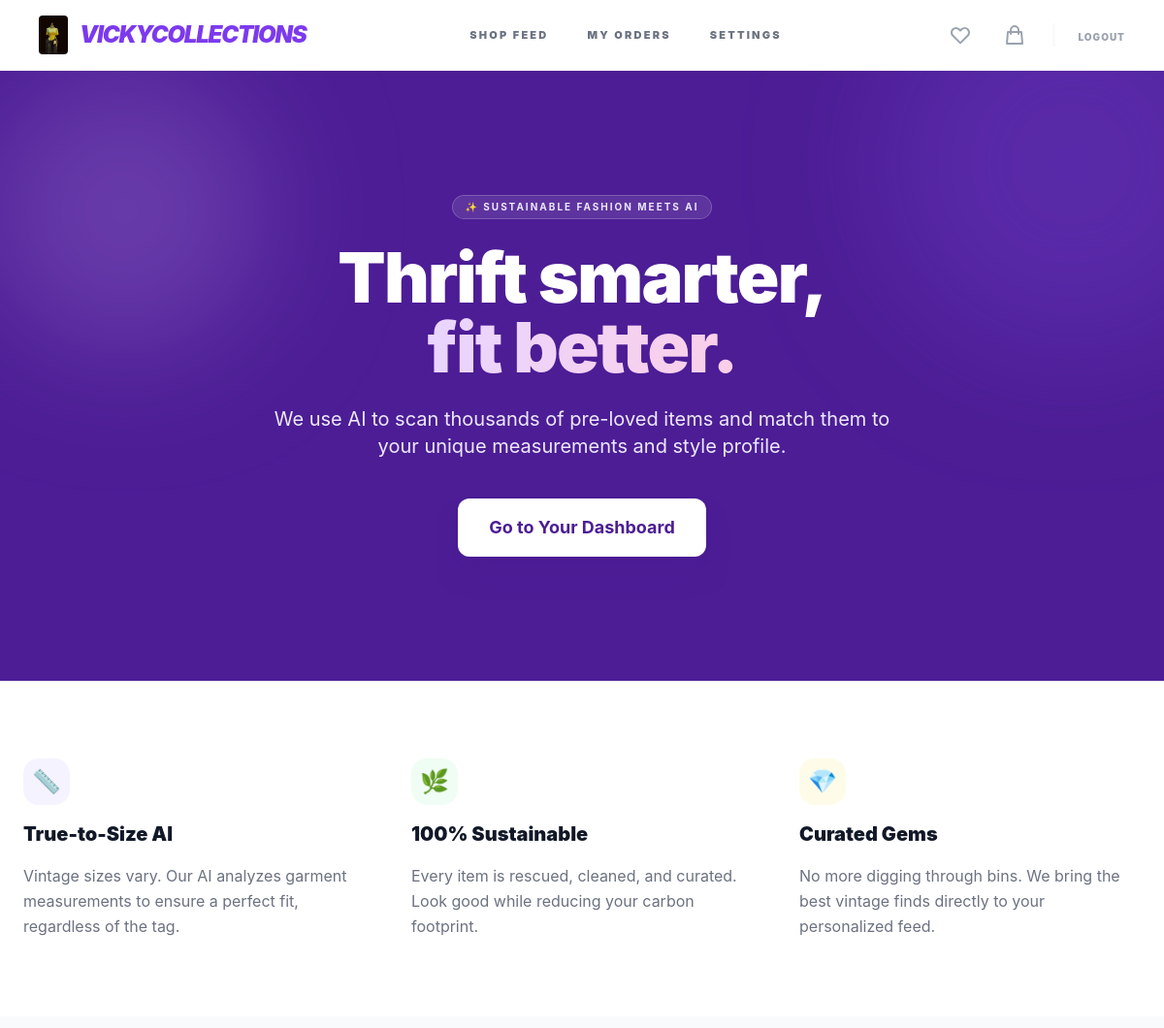
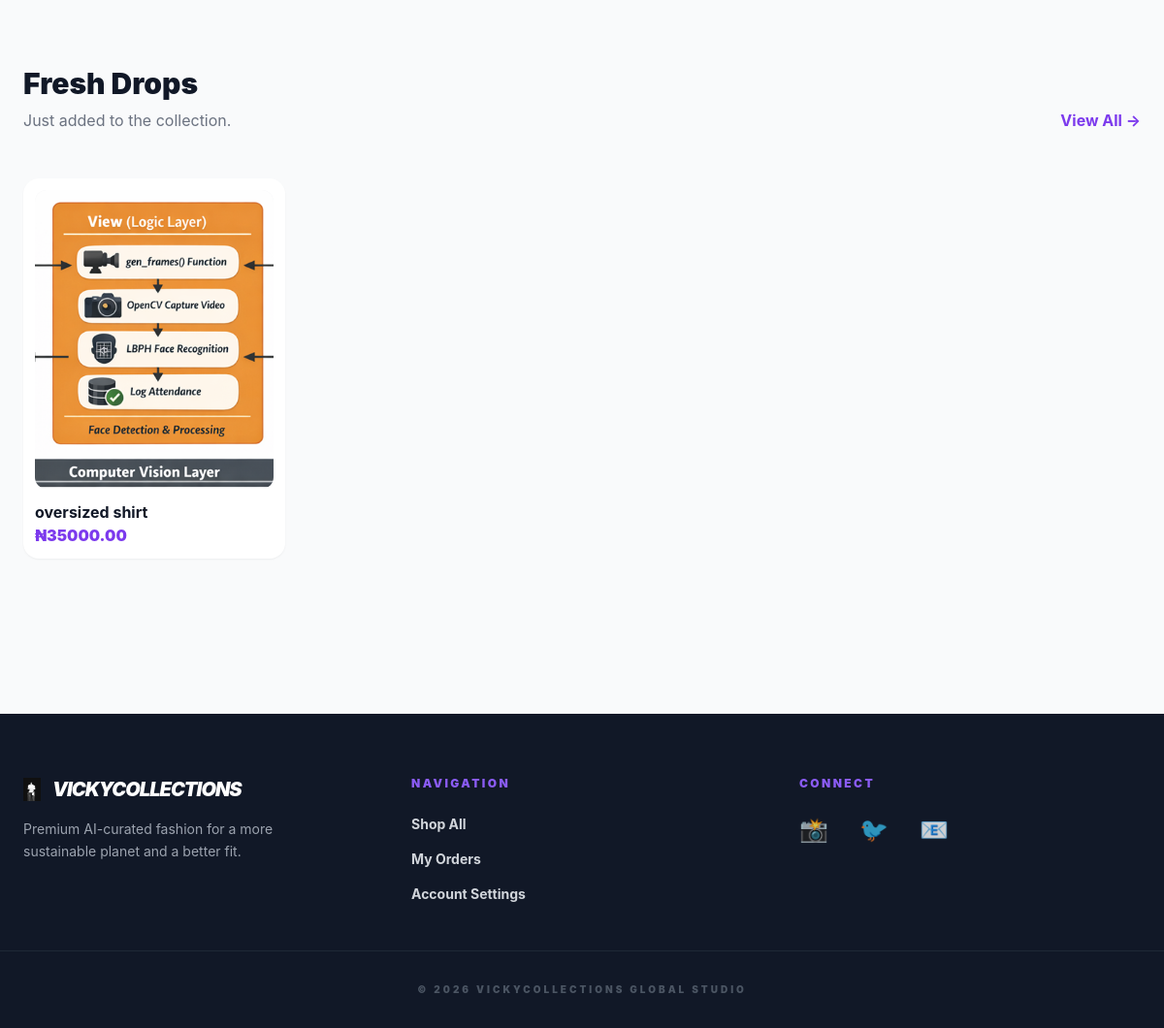
The page / (signed in) on the database its author committed (2 pictures, top to bottom).
### store/models.py (models this page shows, shortened)
class StoreSettings(models.Model):
    store_name = models.CharField(max_length=100, default="ThriftElegance")
    logo = models.ImageField(upload_to='store_assets/', blank=True, null=True)
    class Meta:
        verbose_name_plural = "Store Settings"
    @classmethod
    def load(cls):
        obj, created = cls.objects.get_or_create(pk=1)
        return obj

class Product(models.Model):
    name = models.CharField(max_length=200)
    description = models.TextField(blank=True, help_text="Detailed info for the Product Page")
    price = models.DecimalField(max_digits=12, decimal_places=2, help_text="The current selling price")
    original_price = models.DecimalField(max_digits=12, decimal_places=2, null=True, blank=True, help_text="Slashed price (e.g., 50000)")
    quantity = models.PositiveIntegerField(default=1, help_text="How many units are in stock")
    is_available = models.BooleanField(default=True)
    image = models.ImageField(upload_to='products/', help_text="Primary display image")
    image_hover = models.ImageField(upload_to='products/', blank=True, null=True, help_text="Secondary/Detail image")
    size = models.CharField(max_length=10, choices=SIZE_CHOICES) # Increased max_length for safety
    category = models.CharField(max_length=20, choices=CATEGORY_CHOICES, default='DRESS')
    favorites = models.ManyToManyField(User, related_name="favorites", blank=True)
    created_at = models.DateTimeField(auto_now_add=True)

### store/views.py (the view)
# urls.py: path('', views.landing_page, name='landing'),
def landing_page(request):
    recent_products = Product.objects.filter(is_available=True).order_by('-created_at')[:4]
    return render(request, 'store/landing.html', {'recent_products': recent_products})

### store/context_processors.py (called while the page is built)
def store_info(request):
    return {
        'store': StoreSettings.load()
    }

### templates/store/landing.html (shortened to what this page needs)
{% extends 'base.html' %}
{% block content %}
<div class="relative overflow-hidden bg-brand-900 text-white">
    <div class="absolute top-0 left-0 w-full h-full overflow-hidden z-0">
        <div class="absolute -top-24 -right-24 w-96 h-96 bg-brand-500 rounded-full mix-blend-multiply filter blur-3xl opacity-20 animate-blob"></div>
        <div class="absolute top-0 -left-4 w-72 h-72 bg-purple-300 rounded-full mix-blend-multiply filter blur-3xl opacity-20 animate-blob animation-delay-2000"></div>
    </div>
    <div class="relative z-10 max-w-7xl mx-auto px-6 py-24 md:py-32 flex flex-col items-center text-center">
        <span class="inline-block py-1 px-3 rounded-full bg-white/10 border border-white/20 backdrop-blur-md text-brand-100 text-[10px] font-bold uppercase tracking-[0.2em] mb-6">
            ✨ Sustainable Fashion Meets AI
        </span>
        <h1 class="text-5xl md:text-7xl font-black tracking-tight mb-6 leading-tight">
            Thrift smarter, <br>
            <span class="text-transparent bg-clip-text bg-gradient-to-r from-purple-200 to-pink-200">fit better.</span>
        </h1>
        <p class="text-lg md:text-xl text-brand-100 max-w-2xl mb-10 leading-relaxed">
            We use AI to scan thousands of pre-loved items and match them to your unique measurements and style profile.
        </p>
        <div class="flex flex-col md:flex-row gap-4 w-full md:w-auto">
            {% if user.is_authenticated %}
                <a href="{% url 'dashboard' %}" class="bg-white text-brand-900 px-8 py-4 rounded-xl font-bold text-lg hover:bg-gray-100 transition shadow-xl shadow-brand-900/50">
                    Go to Your Dashboard
                </a>
            {% endif %}
        </div>
    </div>
</div>
<section class="py-20 bg-white">
    <div class="max-w-7xl mx-auto px-6">
        <div class="grid md:grid-cols-3 gap-12 text-center md:text-left">
            <div class="space-y-4">
                <div class="w-12 h-12 bg-brand-50 rounded-2xl flex items-center justify-center text-2xl mx-auto md:mx-0">📏</div>
                <h3 class="text-xl font-black text-gray-900">True-to-Size AI</h3>
                <p class="text-gray-500 leading-relaxed">Vintage sizes vary. Our AI analyzes garment measurements to ensure a perfect fit, regardless of the tag.</p>
            </div>
            <div class="space-y-4">
                <div class="w-12 h-12 bg-green-50 rounded-2xl flex items-center justify-center text-2xl mx-auto md:mx-0">🌿</div>
                <h3 class="text-xl font-black text-gray-900">100% Sustainable</h3>
                <p class="text-gray-500 leading-relaxed">Every item is rescued, cleaned, and curated. Look good while reducing your carbon footprint.</p>
            </div>
            <div class="space-y-4">
                <div class="w-12 h-12 bg-yellow-50 rounded-2xl flex items-center justify-center text-2xl mx-auto md:mx-0">💎</div>
                <h3 class="text-xl font-black text-gray-900">Curated Gems</h3>
                <p class="text-gray-500 leading-relaxed">No more digging through bins. We bring the best vintage finds directly to your personalized feed.</p>
            </div>
        </div>
    </div>
</section>
<section class="py-20 bg-gray-50">
    <div class="max-w-7xl mx-auto px-6">
        <div class="flex justify-between items-end mb-12">
            <div>
                <h2 class="text-3xl font-black text-gray-900">Fresh Drops</h2>
                <p class="text-gray-500 mt-2">Just added to the collection.</p>
            </div>
            <a href="{% url 'dashboard' %}" class="hidden md:block text-brand-600 font-bold hover:text-brand-900">View All →</a>
        </div>
        <div class="grid grid-cols-2 md:grid-cols-4 gap-6">
            {% for product in recent_products %}
            <a href="{% url 'login' %}" class="group bg-white rounded-2xl p-3 shadow-sm hover:shadow-xl transition-all duration-300">
                <div class="aspect-[4/5] rounded-xl overflow-hidden mb-3 bg-gray-100">
                    <img src="{{ product.image.url }}" class="w-full h-full object-cover group-hover:scale-110 transition-transform">
                </div>
                <h4 class="font-bold text-gray-900 truncate">{{ product.name }}</h4>
                <p class="text-brand-600 font-black">₦{{ product.price }}</p>
            </a>
            {% empty %}
            <div class="col-span-4 text-center text-gray-400 py-10">Restocking soon!</div>
            {% endfor %}
        </div>
    </div>
</section>
{% endblock %}

### templates/base.html (shortened to what this page needs)
<!DOCTYPE html>
<html lang="en">
<head>
    <script src="https://cdn.tailwindcss.com"></script>
</head>
<body class="bg-gray-50 flex flex-col min-h-screen">
    <nav class="bg-white border-b border-brand-50 sticky top-0 z-50 shadow-sm">
        <div class="max-w-7xl mx-auto px-4 md:px-10 py-4 flex justify-between items-center">
            <a href="{% url 'landing' %}" class="flex items-center shrink-0 space-x-3">
                {% if store.logo %}
                    <img src="{{ store.logo.url }}" alt="{{ store.store_name }}" class="h-8 md:h-10 w-auto object-contain rounded">
                {% endif %}
                <span class="text-xl md:text-2xl font-black text-brand-600 tracking-tighter uppercase italic">
                    {{ store.store_name|default:"ThriftElegance" }}
                </span>
            </a>
            <div class="hidden md:flex items-center space-x-10 text-[11px] font-black text-gray-500 uppercase tracking-[0.2em]">
                <a href="{% url 'dashboard' %}" class="hover:text-brand-600 transition">Shop Feed</a>
                <a href="{% url 'order_history' %}" class="hover:text-brand-600 transition">My Orders</a>
                <a href="{% url 'profile_settings' %}" class="hover:text-brand-600 transition">Settings</a>
            </div>
            <div class="flex items-center space-x-3 md:space-x-6">
                {% if user.is_authenticated %}
                    <a href="{% url 'wishlist_view' %}" class="text-gray-400 hover:text-brand-600 transition p-1">
                        <svg xmlns="http://www.w3.org/2000/svg" class="h-6 w-6" fill="none" viewBox="0 0 24 24" stroke="currentColor">
                            <path stroke-linecap="round" stroke-linejoin="round" stroke-width="2" d="M4.318 6.318a4.5 4.5 0 000 6.364L12 20.364l7.682-7.682a4.5 4.5 0 00-6.364-6.364L12 7.636l-1.318-1.318a4.5 4.5 0 00-6.364 0z" />
                        </svg>
                    </a>
                    <a href="{% url 'cart' %}" class="relative text-gray-400 hover:text-brand-600 transition p-1">
                        <svg xmlns="http://www.w3.org/2000/svg" class="h-6 w-6" fill="none" viewBox="0 0 24 24" stroke="currentColor">
                            <path stroke-linecap="round" stroke-linejoin="round" stroke-width="2" d="M16 11V7a4 4 0 00-8 0v4M5 9h14l1 12H4L5 9z" />
                        </svg>
                    </a>
                    <form action="{% url 'logout' %}" method="POST" class="hidden md:block">
                        <button type="submit" class="text-[10px] font-black text-gray-400 hover:text-red-500 uppercase tracking-widest transition">
                            Logout
                        </button>
                    </form>
                {% else %}
                    <a href="{% url 'login' %}" class="font-black text-white bg-brand-600 px-6 py-2 rounded-xl text-xs uppercase tracking-widest shadow-lg shadow-brand-100 hover:bg-brand-700 transition">Login</a>
                {% endif %}
            </div>
        </div>
    </nav>
    <main class="flex-grow">
        {% block content %}
        {% endblock %}
    </main>
    <footer class="bg-gray-900 text-white pt-16 pb-8 mt-20">
        <div class="max-w-7xl mx-auto px-6 grid grid-cols-1 md:grid-cols-3 gap-12 border-b border-gray-800 pb-12">
            <div class="text-center md:text-left">
                <div class="flex items-center justify-center md:justify-start space-x-3 mb-4">
                    {% if store.logo %}
                        <img src="{{ store.logo.url }}" class="h-6 w-auto grayscale brightness-200">
                    {% endif %}
                    <h3 class="font-black italic uppercase tracking-tighter text-xl">{{ store.store_name|default:"ThriftElegance" }}</h3>
                </div>
                <p class="text-gray-400 text-sm leading-relaxed max-w-xs mx-auto md:mx-0">Premium AI-curated fashion for a more sustainable planet and a better fit.</p>
            </div>
            <div class="text-center md:text-left">
                <h4 class="font-black mb-6 text-xs uppercase tracking-[0.2em] text-brand-500">Navigation</h4>
                <ul class="text-gray-300 text-sm space-y-4 font-bold">
                    <li><a href="{% url 'dashboard' %}" class="hover:text-white transition">Shop All</a></li>
                    <li><a href="{% url 'order_history' %}" class="hover:text-white transition">My Orders</a></li>
                    <li><a href="{% url 'profile_settings' %}" class="hover:text-white transition">Account Settings</a></li>
                </ul>
            </div>
            <div class="text-center md:text-left">
                <h4 class="font-black mb-6 text-xs uppercase tracking-[0.2em] text-brand-500">Connect</h4>
                <div class="flex justify-center md:justify-start space-x-8 text-2xl">
                    <a href="#" class="hover:text-brand-500 transition opacity-80 hover:opacity-100">📸</a>
                    <a href="#" class="hover:text-brand-500 transition opacity-80 hover:opacity-100">🐦</a>
                    <a href="#" class="hover:text-brand-500 transition opacity-80 hover:opacity-100">📧</a>
                </div>
            </div>
        </div>
        <p class="text-center text-gray-600 text-[10px] mt-8 font-black uppercase tracking-[0.3em]">
            © 2026 {{ store.store_name|default:"ThriftElegance" }} Global Studio
        </p>
    </footer>
</body>
</html>

### rows shown on the page
StoreSettings: logo (picture), store_name "VICKYCOLLECTIONS"
Product: image (picture), name "oversized shirt", price "35000.00"
